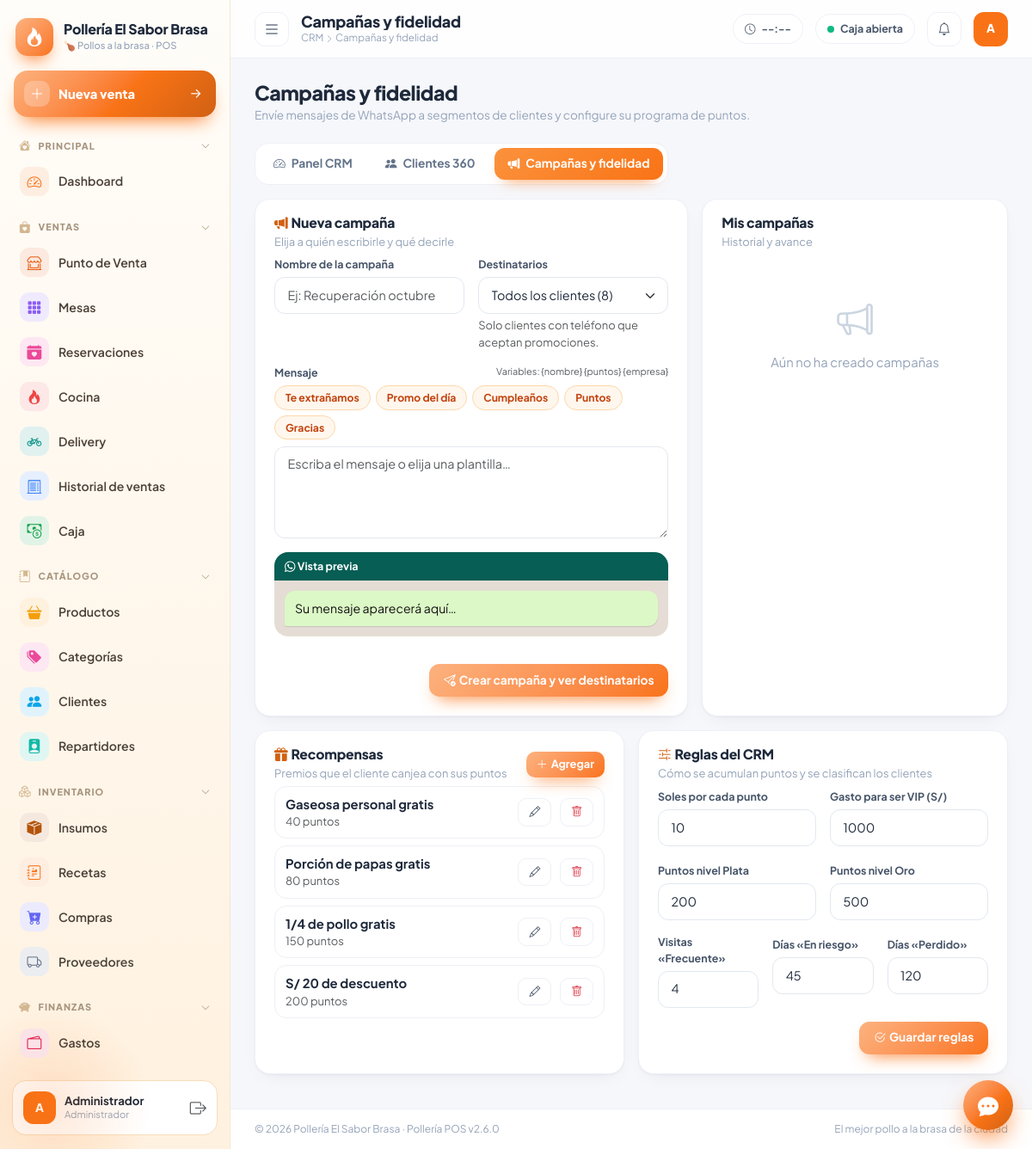
The page /index.php?r=campanas/index (signed in) on the database its author committed.
### tables this page shows
CREATE TABLE IF NOT EXISTS `crm_recompensas` (
  `id` int unsigned NOT NULL AUTO_INCREMENT,
  `nombre` varchar(100) NOT NULL,
  `puntos` int NOT NULL,
  `estado` tinyint(1) NOT NULL DEFAULT '1',
  PRIMARY KEY (`id`)
);

### core/Controller.php (called while the page is built, shortened)
<?php
abstract class Controller
{
    protected string $module = '';
    protected function view(string $view, array $data = [], string $layout = 'layouts/main'): void
    {
        $data += ['title' => APP_NAME, 'module' => $this->module, 'useCharts' => false];
        extract($data, EXTR_SKIP);
        require BASE_PATH . '/app/views/' . $view . '.php';
    }
}

### app/controllers/CampanasController.php (called while the page is built, shortened)
<?php
class CampanasController extends Controller
{
    private function destinatarios(string $seg): array
    {
        $cl = Crm::clientes("AND c.acepta_marketing = 1 AND c.telefono IS NOT NULL AND c.telefono <> ''");
        $cl = array_filter($cl, fn($c) => strlen(preg_replace('/\D/', '', (string)$c['telefono'])) >= 9);
        if ($seg === 'cumple_mes') return array_values(array_filter($cl, fn($c) => $c['fecha_nacimiento'] && date('m', strtotime($c['fecha_nacimiento'])) === date('m')));
        if ($seg !== 'todos') return array_values(array_filter($cl, fn($c) => $c['seg'] === $seg));
        return array_values($cl);
    }
    public function indexAction(): void
    {
        $camp = DB::all("SELECT c.*, (SELECT COUNT(*) FROM crm_envios e WHERE e.campana_id = c.id) total, (SELECT COUNT(*) FROM crm_envios e WHERE e.campana_id = c.id AND e.enviado = 1) enviados FROM crm_campanas c ORDER BY c.id DESC LIMIT 50");
        $cnt = [];
        foreach (array_merge(array_keys(self::EXTRA), array_keys(Crm::SEG)) as $k) $cnt[$k] = count($this->destinatarios($k));
        $this->view('campanas/index', ['scripts' => ['js/crm.js'],'title' => 'Campañas y fidelidad', 'tab' => 'campanas', 'camp' => $camp, 'cnt' => $cnt, 'extra' => self::EXTRA,
            'r' => Crm::reglas(), 'premios' => DB::all('SELECT * FROM crm_recompensas ORDER BY puntos'), 'seg' => (string)($_GET['seg'] ?? '')]);
    }
}

### index.php (called while the page is built, shortened)
<?php
require_once __DIR__ . '/core/bootstrap.php';
$route = $_GET['r'] ?? '';
$parts = explode('/', $route);
$act  = $parts[1] ?? 'index';
$obj = new $class();
$method = $act . 'Action';
try {
    $obj->$method();
} catch (Throwable $e) {
    http_response_code(500);
    if (is_ajax()) {
        header('Content-Type: application/json; charset=utf-8');
        echo json_encode(['ok' => false, 'msg' => APP_DEBUG ? $e->getMessage() : 'Error interno']);
    } else {
        echo '<pre style="padding:20px;font-family:monospace">' . (APP_DEBUG ? e($e->getMessage() . "\n" . $e->getFile() . ':' . $e->getLine()) : 'Error interno del servidor') . '</pre>';
    }
}

### core/bootstrap.php (called while the page is built, shortened)
<?php
require_once __DIR__ . '/helpers.php';
spl_autoload_register(function (string $class) {
    foreach ([BASE_PATH . '/core/', BASE_PATH . '/app/controllers/'] as $dir) {
        $f = $dir . $class . '.php';
        if (is_file($f)) { require_once $f; return; }
    }
});

### core/helpers.php (called while the page is built, shortened)
<?php
function e($v): string { return htmlspecialchars((string)$v, ENT_QUOTES, 'UTF-8'); }
function cfg(string $key, $default = '') { return Setting::get($key, $default); }

### core/DB.php (called while the page is built, shortened)
<?php
class DB
{
    private static ?PDO $pdo = null;
    public static function pdo(): PDO
    {
        if (self::$pdo === null) {
            $dsn = 'mysql:host=' . DB_HOST . ';port=' . DB_PORT . ';dbname=' . DB_NAME . ';charset=utf8mb4';
            self::$pdo = new PDO($dsn, DB_USER, DB_PASS, [
                PDO::ATTR_ERRMODE            => PDO::ERRMODE_EXCEPTION,
                PDO::ATTR_DEFAULT_FETCH_MODE => PDO::FETCH_ASSOC,
                PDO::ATTR_EMULATE_PREPARES   => false,
            ]);
            self::$pdo->exec("SET time_zone = '" . date('P') . "'");
        }
        return self::$pdo;
    }
    public static function q(string $sql, array $p = []): PDOStatement
    {
        $st = self::pdo()->prepare($sql);
        $st->execute($p);
        return $st;
    }
    public static function all(string $sql, array $p = []): array { return self::q($sql, $p)->fetchAll(); }
}

### core/Crm.php (called while the page is built, shortened)
<?php
class Crm
{
    public static function segmento(array $c, array $r): string
    {
        $n = (int)$c['n'];
        if ((float)$c['total'] >= $r['vip_gasto']) return 'vip';
        return 'ocasional';
    }
    public static function clientes(string $where = '', array $p = []): array
    {
        $rows = DB::all("SELECT c.*, COALESCE(s.n,0) n, COALESCE(s.total,0) total, s.ultima, s.primera, COALESCE(a.aj,0) ajustes
            FROM clientes c
            LEFT JOIN (SELECT cliente_id, COUNT(*) n, SUM(total) total, MAX(fecha_pago) ultima, MIN(fecha_pago) primera FROM pedidos WHERE estado = 'pagado' AND cliente_id IS NOT NULL GROUP BY cliente_id) s ON s.cliente_id = c.id
            LEFT JOIN (SELECT cliente_id, SUM(puntos) aj FROM crm_puntos GROUP BY cliente_id) a ON a.cliente_id = c.id
            WHERE c.estado = 1 " . $where . ' ORDER BY c.nombre', $p);
        return $rows;
    }
}

### core/Auth.php (called while the page is built, shortened)
<?php
class Auth
{
    public static function user(): ?array { return $_SESSION['user'] ?? null; }
    public static function isAdmin(): bool { return (self::user()['permisos'] ?? '') === '*'; }
}

### core/Setting.php (called while the page is built, shortened)
<?php
class Setting
{
    private static ?array $cache = null;
    public static function load(bool $force = false): void
    {
        if (self::$cache === null || $force) {
            self::$cache = [];
            foreach (DB::all('SELECT clave, valor FROM configuraciones') as $r) {
                self::$cache[$r['clave']] = $r['valor'];
            }
        }
    }
    public static function get(string $key, $default = '')
    {
        return array_key_exists($key, self::$cache) && self::$cache[$key] !== null ? self::$cache[$key] : $default;
    }
}

### app/views/campanas/index.php (the view, shortened to what this page needs)
<?php
$S = Crm::SEG; $adm = Auth::isAdmin();
$plant = [
    'Te extrañamos' => 'Hola {nombre}, te extrañamos en {empresa} 🍗. Vuelve esta semana y te regalamos una gaseosa con tu pedido. ¡Te esperamos!',
    'Promo del día' => '¡Hola {nombre}! Hoy en {empresa} tenemos promo en pollo a la brasa 🍗🔥. Pide ahora y disfruta con tu familia.',
    'Cumpleaños' => '¡Feliz cumpleaños {nombre}! 🎂 En {empresa} queremos celebrarlo contigo. Muéstranos este mensaje y recibe un postre de regalo.',
    'Puntos' => 'Hola {nombre}, tienes {puntos} puntos acumulados en {empresa} ⭐. Canjéalos por premios en tu próxima visita.',
    'Gracias' => 'Gracias por elegirnos, {nombre} 💛. En {empresa} nos encanta atenderte. ¡Hasta pronto!',
];
?>
<div class="page-head">
  <div><h2>Campañas y fidelidad</h2><p>Envíe mensajes de WhatsApp a segmentos de clientes y configure su programa de puntos.</p></div>
</div>
<?php include __DIR__ . '/../crm/_nav.php'; ?>
<div class="row g-3 mb-3">
  <div class="col-xl-7">
    <div class="card-soft h-100"><div class="card-h"><div><h5><i class="bi bi-megaphone-fill text-brand me-1"></i>Nueva campaña</h5><small>Elija a quién escribirle y qué decirle</small></div></div>
      <form class="card-b pt-1" id="cmpForm">
        <div class="row g-3">
          <div class="col-md-6"><label class="form-label">Nombre de la campaña</label><input class="form-control" name="nombre" maxlength="120" required placeholder="Ej: Recuperación octubre"></div>
          <div class="col-md-6"><label class="form-label">Destinatarios</label>
            <select class="form-select" name="segmento" id="cmpSeg">
              <?php foreach ($extra as $k => $l): ?><option value="<?= $k ?>" <?= $seg === $k ? 'selected' : '' ?>><?= e($l) ?> (<?= (int)$cnt[$k] ?>)</option><?php endforeach; ?>
            </select><div class="form-text">Solo clientes con teléfono que aceptan promociones.</div></div>
          <div class="col-12"><label class="form-label d-flex justify-content-between"><span>Mensaje</span><small class="text-muted fw-normal">Variables: {nombre} {puntos} {empresa}</small></label>
            <div class="crm-plant mb-2"><?php foreach ($plant as $n => $t): ?><button type="button" data-t="<?= e($t) ?>"><?= e($n) ?></button><?php endforeach; ?></div>
            <textarea class="form-control" name="mensaje" id="cmpMsg" rows="4" maxlength="700" required placeholder="Escriba el mensaje o elija una plantilla…"></textarea></div>
          <div class="col-12"><div class="crm-wa"><div class="crm-wa-h"><i class="bi bi-whatsapp"></i> Vista previa</div><div class="crm-wa-b" id="cmpPrev">Su mensaje aparecerá aquí…</div></div></div>
          <div class="col-12 text-end"><button class="btn btn-brand"><i class="bi bi-send-check me-1"></i>Crear campaña y ver destinatarios</button></div>
        </div>
      </form></div>
  </div>
  <div class="col-xl-5">
    <div class="card-soft h-100"><div class="card-h"><div><h5>Mis campañas</h5><small>Historial y avance</small></div></div>
      <div class="card-b pt-1">
        <?php if (!$camp): ?><div class="empty"><i class="bi bi-megaphone"></i>Aún no ha creado campañas</div><?php endif; ?>
      </div></div>
  </div>
</div>
<div class="row g-3">
  <div class="col-xl-6">
    <div class="card-soft h-100"><div class="card-h"><div><h5><i class="bi bi-gift-fill text-brand me-1"></i>Recompensas</h5><small>Premios que el cliente canjea con sus puntos</small></div>
      <?php if ($adm): ?><button class="btn btn-sm btn-brand" id="prNew"><i class="bi bi-plus-lg me-1"></i>Agregar</button><?php endif; ?></div>
      <div class="card-b pt-1">
        <?php foreach ($premios as $p): ?>
          <div class="crm-prem<?= $p['estado'] ? '' : ' off' ?>"><span class="flex-grow-1"><b><?= e($p['nombre']) ?></b><small class="d-block text-muted"><?= (int)$p['puntos'] ?> puntos<?= $p['estado'] ? '' : ' · inactiva' ?></small></span>
            <?php if ($adm): ?><button class="btn btn-sm btn-ghost" data-pr="<?= e(json_encode($p, JSON_UNESCAPED_UNICODE)) ?>"><i class="bi bi-pencil"></i></button><button class="btn btn-sm btn-ghost text-danger" data-pr-del="<?= (int)$p['id'] ?>"><i class="bi bi-trash"></i></button><?php endif; ?></div>
        <?php endforeach; ?>
      </div></div>
  </div>
  <div class="col-xl-6">
    <div class="card-soft h-100"><div class="card-h"><div><h5><i class="bi bi-sliders2 text-brand me-1"></i>Reglas del CRM</h5><small>Cómo se acumulan puntos y se clasifican los clientes</small></div></div>
      <form class="card-b pt-1" id="rgForm"><fieldset <?= $adm ? '' : 'disabled' ?>><div class="row g-3">
        <div class="col-6"><label class="form-label">Soles por cada punto</label><input type="number" step="0.5" min="1" class="form-control" name="soles" value="<?= e($r['soles_por_punto']) ?>"></div>
        <div class="col-6"><label class="form-label">Gasto para ser VIP (<?= e(cfg('moneda_simbolo', 'S/')) ?>)</label><input type="number" min="1" class="form-control" name="vip" value="<?= e($r['vip_gasto']) ?>"></div>
        <div class="col-6"><label class="form-label">Puntos nivel Plata</label><input type="number" min="1" class="form-control" name="plata" value="<?= (int)$r['plata'] ?>"></div>
        <div class="col-6"><label class="form-label">Puntos nivel Oro</label><input type="number" min="1" class="form-control" name="oro" value="<?= (int)$r['oro'] ?>"></div>
        <div class="col-4"><label class="form-label">Visitas «Frecuente»</label><input type="number" min="2" class="form-control" name="frecuente" value="<?= (int)$r['frecuente'] ?>"></div>
        <div class="col-4"><label class="form-label">Días «En riesgo»</label><input type="number" min="7" class="form-control" name="riesgo" value="<?= (int)$r['riesgo'] ?>"></div>
        <div class="col-4"><label class="form-label">Días «Perdido»</label><input type="number" min="14" class="form-control" name="perdido" value="<?= (int)$r['perdido'] ?>"></div>
        <?php if ($adm): ?><div class="col-12 text-end"><button class="btn btn-brand"><i class="bi bi-check2-circle me-1"></i>Guardar reglas</button></div>
        <?php else: ?><div class="col-12 small text-muted">Solo el administrador puede cambiar estas reglas.</div><?php endif; ?>
      </div></fieldset></form></div>
  </div>
</div>

### assets/css/app.css (style rules this page uses)
:root { --brand:#F97316; --brand-600:color-mix(in srgb,var(--brand) 84%,#000); --brand-300:color-mix(in srgb,var(--brand) 55%,#fff); --brand-100:color-mix(in srgb,var(--brand) 16%,#fff); --brand-50:color-mix(in srgb,var(--brand) 7%,#fff); --ink:#1E293B; --ink-2:#475569; --muted:#94A3B8; --bg:#F6F7FB; --card:#fff; --line:#EDF0F6; --ok:#10B981; --info:#3B82F6; --warn:#F59E0B; --bad:#EF4444; --violet:#8B5CF6; --radius:18px; --sidebar-w:268px; --shadow:0 1px 2px rgba(15,23,42,.04),0 8px 24px -12px rgba(15,23,42,.10); --shadow-lg:0 24px 60px -24px rgba(15,23,42,.25); --bs-primary:var(--brand); --bs-body-font-family:'Plus Jakarta Sans',system-ui,-apple-system,'Segoe UI',sans-serif; --bs-body-color:var(--ink); --bs-body-bg:var(--bg); --bs-border-color:var(--line); }
* { -webkit-tap-highlight-color:transparent }
body { font-family:var(--bs-body-font-family);background:var(--bg);color:var(--ink);font-size:.925rem }
.page-head { display:flex;align-items:center;justify-content:space-between;gap:16px;flex-wrap:wrap;margin-bottom:22px }
.page-head h2 { font-size:1.45rem;font-weight:800;letter-spacing:-.02em;margin:0 }
.page-head p { margin:2px 0 0;color:var(--muted);font-size:.85rem }
.card-soft { background:var(--card);border:1px solid var(--line);border-radius:var(--radius);box-shadow:var(--shadow) }
.card-soft .card-h { display:flex;align-items:center;justify-content:space-between;padding:18px 22px 0;gap:10px }
.card-soft .card-h h5 { font-size:.98rem;font-weight:800;margin:0;letter-spacing:-.01em }
.card-soft .card-h small { color:var(--muted) }
.card-soft .card-b { padding:18px 22px 22px }
.btn { border-radius:12px;font-weight:700;font-size:.86rem;padding:.55rem 1.05rem }
.btn-sm { padding:.35rem .75rem;font-size:.8rem;border-radius:10px }
.btn-brand { background:linear-gradient(135deg,var(--brand-300),var(--brand));color:#fff;border:0;box-shadow:0 10px 20px -10px var(--brand) }
.btn-ghost { background:#fff;border:1px solid var(--line);color:var(--ink-2) }
.form-control,.form-select { border-radius:12px;border:1px solid #E2E8F0;padding:.6rem .9rem;font-size:.9rem;background-color:#fff }
.form-label { font-size:.78rem;font-weight:700;color:var(--ink-2);margin-bottom:.35rem }
.empty { text-align:center;padding:44px 20px;color:var(--muted) }
.empty i { font-size:2.6rem;color:#CBD5E1;display:block;margin-bottom:8px }
.text-brand { color:var(--brand-600)!important }
.crm-prem { display:flex;align-items:center;gap:10px;padding:9px 12px;border:1px solid var(--line,#F1E7DA);border-radius:14px;margin-bottom:8px;background:#fff }
.crm-plant { display:flex;gap:6px;flex-wrap:wrap }
.crm-plant button { border:1px solid #FED7AA;background:#FFF7ED;color:#C2410C;border-radius:999px;padding:4px 12px;font:inherit;font-size:.76rem;font-weight:700 }
.crm-wa { background:#E5DDD5;border-radius:16px;overflow:hidden }
.crm-wa-h { background:#075E54;color:#fff;font-size:.78rem;font-weight:700;padding:7px 12px }
.crm-wa-b { background:#DCF8C6;margin:12px;border-radius:12px 12px 12px 2px;padding:10px 12px;font-size:.88rem;white-space:pre-line;box-shadow:0 1px 1px rgba(0,0,0,.13);color:#111 }

### rows shown on the page
crm_recompensas: nombre "Gaseosa personal gratis", puntos "40"
crm_recompensas: nombre "Porción de papas gratis", puntos "80"
crm_recompensas: nombre "1/4 de pollo gratis", puntos "150"
crm_recompensas: nombre "S/ 20 de descuento", puntos "200"

### other values the page prints
$empresa "Pollería El Sabor Brasa"
$g "PRINCIPAL"
$m[0] "Dashboard"
$g "VENTAS"
$m[0] "Punto de Venta"
$m[0] "Mesas"
$m[0] "Reservaciones"
$m[0] "Cocina"
$m[0] "Delivery"
$m[0] "Historial de ventas"
$m[0] "Caja"
$g "CATÁLOGO"
$m[0] "Productos"
$m[0] "Categorías"
$m[0] "Clientes"
